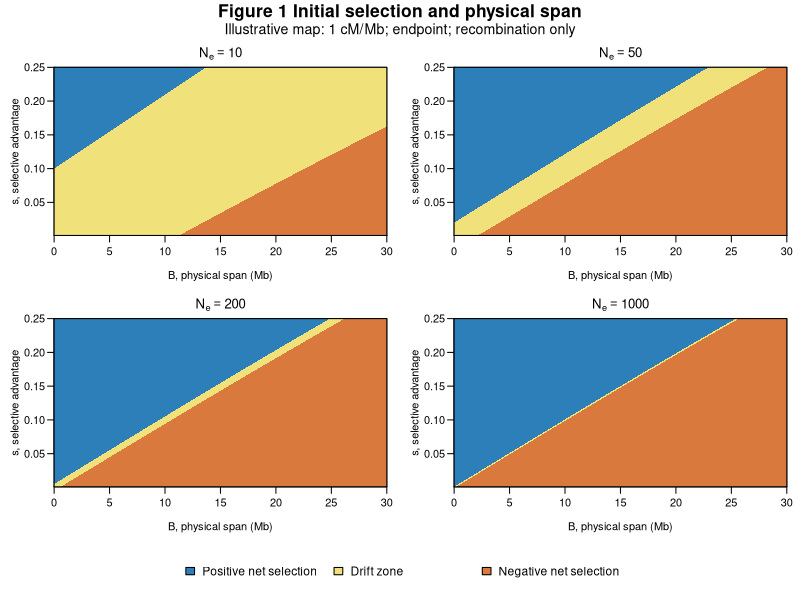
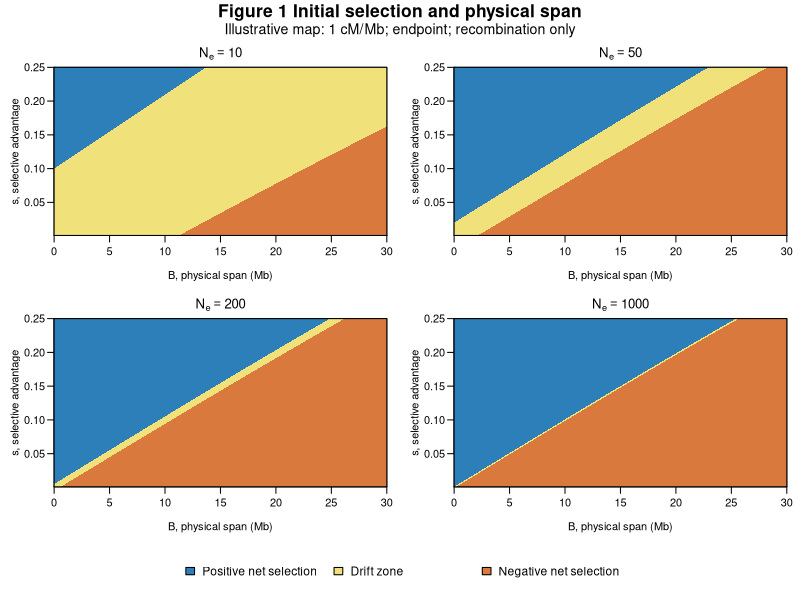
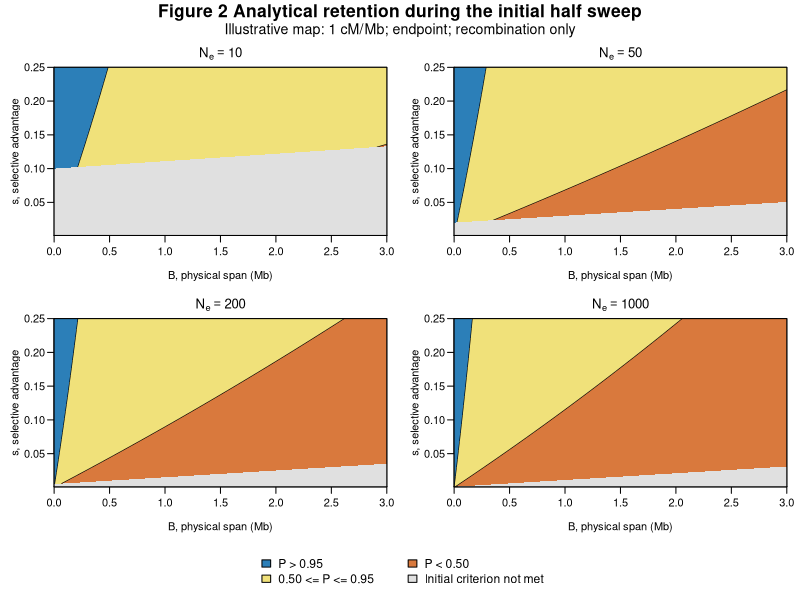
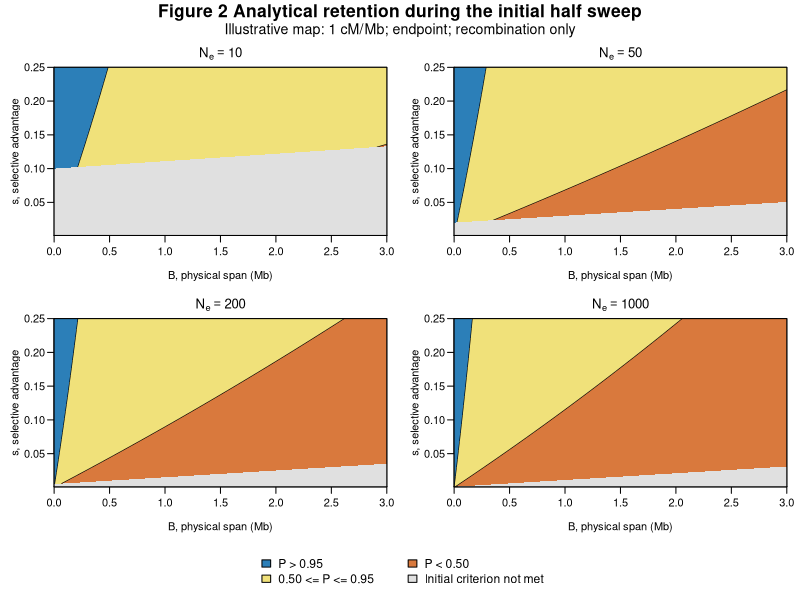
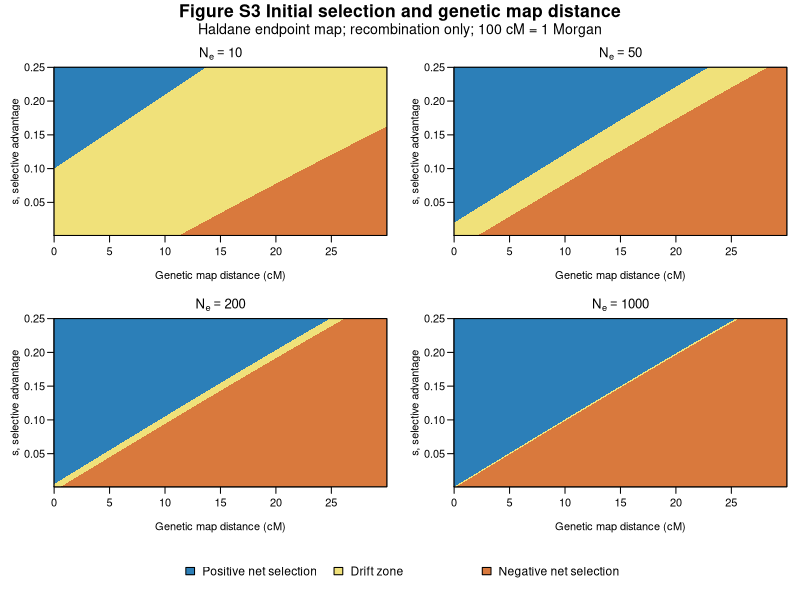
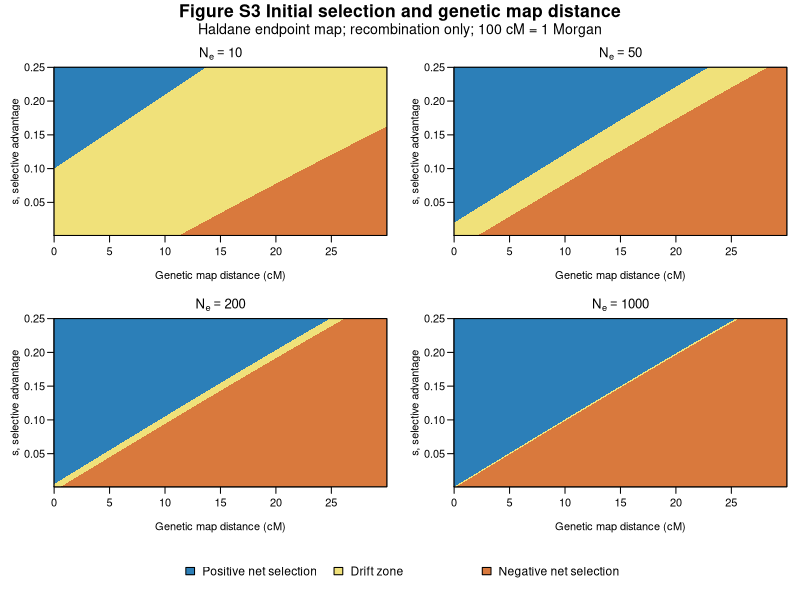
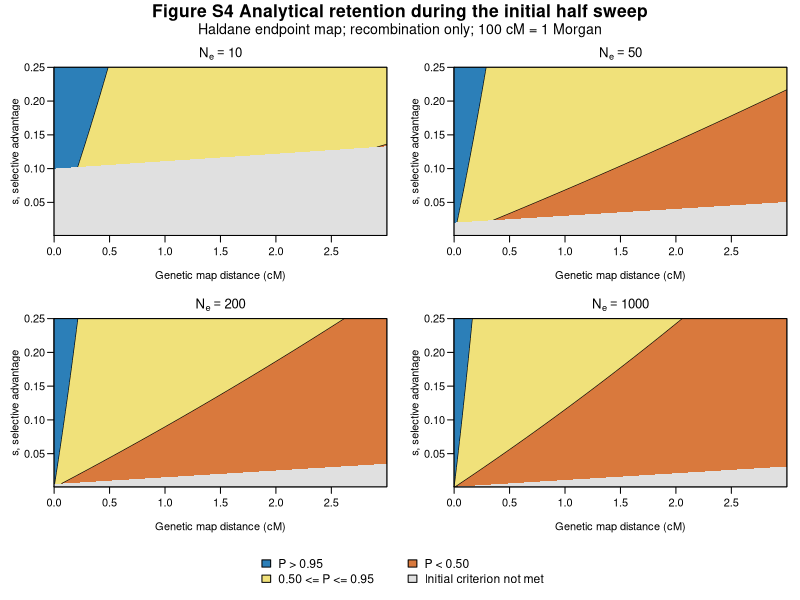
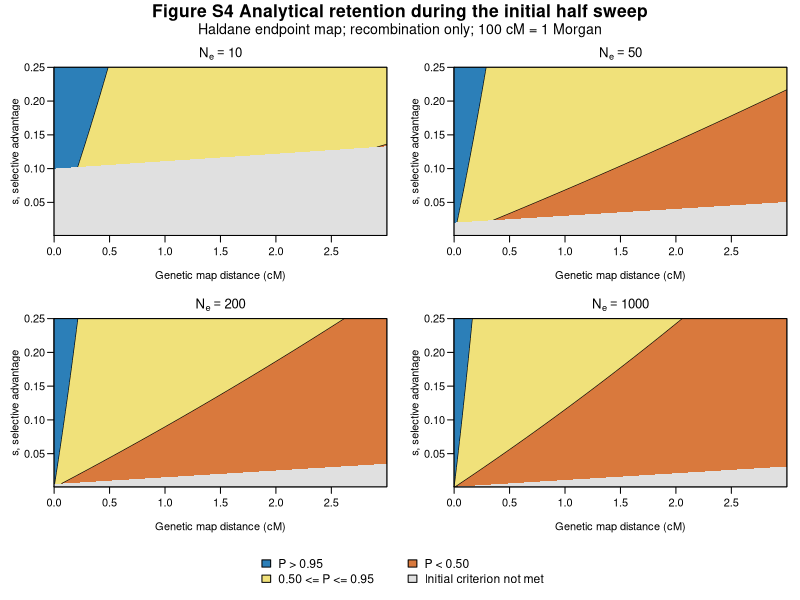

Recreate these plots in R, in order.
# Analytical figures for genes8PT. Base R only; no stochastic simulations.
# Rscript genes8PT_analytical_figures.R [output_directory]
# Figures S3/S4 reproduce the main figures in centimorgans (cM).
# Main text: recombination only. Mutation appears only in Figures S1/S2.
# Frequency-dependent persistence uses a continuous two-class model in which
# breakup slows allele spread. It is not a general multilocus simulation.
args <- commandArgs(trailingOnly=TRUE)
out_dir <- if(length(args)) args[1] else "genes8PT_analytical_figures"
dir.create(out_dir,recursive=TRUE,showWarnings=FALSE)
Ne_values <- c(10,50,200,1000)
s_min <- 0.001
s_max <- 0.25
n_curve <- 2000L
rho <- 1e-8 # Morgan/base pair: illustrative 1 cM/Mb, not a universal map
break_mode <- "endpoint" # alternatively "any_crossover"
main1_max_bp <- 30e6
main2_max_bp <- 3e6
mu <- 1.2e-8 # disruptive mutation probability per required base/generation
make_supplementary <- TRUE
stopifnot(rho>0,mu>=0,mu<1,all(Ne_values>1),s_min>0,s_max>s_min,
          break_mode %in% c("endpoint","any_crossover"))

# B is inclusive physical span; B-1 is the separation between endpoints.
map_length <- function(B,rho_value=rho) rho_value*(B-1)
recombination_loss <- function(B) {
  stopifnot(all(B>=1))
  L <- map_length(B)
  if(break_mode=="endpoint") -expm1(-2*L)/2 else -expm1(-L)
}
inverse_recombination <- function(c) {
  limit <- if(break_mode=="endpoint") 0.5 else 1
  answer <- rep(Inf,length(c))
  answer[c<=0] <- 1
  valid <- c>0 & c<limit
  L <- if(break_mode=="endpoint") -log1p(-2*c[valid])/2 else -log1p(-c[valid])
  answer[valid] <- 1+L/rho
  answer
}
mutation_loss <- function(B) -expm1(B*log1p(-mu))
total_loss <- function(B,mutation=FALSE) {
  c <- recombination_loss(B)
  if(mutation) 1-(1-c)*(1-mutation_loss(B)) else c
}
effective_selection <- function(s,B,mutation=FALSE) (1+s)*(1-total_loss(B,mutation))-1
half_sweep <- function(s,Ne,B,mutation=FALSE) {
  lc <- -log1p(-recombination_loss(B))
  lu <- if(mutation) -B*log1p(-mu) else rep(0,length(B))
  b <- log1p(s)-lc
  a <- b-lu
  x0 <- 1/(2*Ne)
  valid <- a>0 & b>0 & a-b/2>0
  T <- A <- rep(Inf,length(B))
  T[valid] <- (log((0.5/x0)*((a[valid]-b[valid]*x0)/(a[valid]-b[valid]/2))))/a[valid]
  A[valid] <- (log(Ne)+lu[valid]*T[valid])/b[valid]
  list(T=T,A=A,reachable=valid)
}
log_retention <- function(s,Ne,B,mutation=FALSE) {
  times <- half_sweep(s,Ne,B,mutation)
  result <- rep(-Inf,length(B))
  valid <- times$reachable
  result[valid] <- log1p(-recombination_loss(B[valid]))*times$A[valid]
  if(mutation) result[valid] <- result[valid]+B[valid]*log1p(-mu)*times$T[valid]
  result
}

# Recombination-only boundaries are explicit inverse formulas.
selection_bound <- function(s,Ne,mutation=FALSE,max_bp=main1_max_bp) {
  cm <- (s-1/Ne)/(1+s)
  if(!mutation) return(ifelse(cm>0,inverse_recombination(cm),0))
  vapply(s,function(si) {
    if(effective_selection(si,1,TRUE)<=1/Ne) return(0)
    f <- function(B) effective_selection(si,B,TRUE)-1/Ne
    if(f(max_bp)>=0) return(max_bp)
    uniroot(f,c(1,max_bp),tol=1e-5)$root
  },numeric(1))
}
retention_bound <- function(s,Ne,p,mutation=FALSE,max_bp=main2_max_bp) {
  if(!mutation) {
    K <- -log(p)/log(Ne)
    return(inverse_recombination(-expm1(-log1p(s)*K/(1+K))))
  }
  vapply(s,function(si) {
    f <- function(B) {
      lp <- log_retention(si,Ne,B,TRUE)
      if(is.finite(lp)) lp-log(p) else -1e6
    }
    if(f(1)<0) return(0)
    if(f(max_bp)>=0) return(max_bp)
    uniroot(f,c(1,max_bp),tol=1e-5)$root
  },numeric(1))
}
# For a mutation extension, these scalar roots locate boundaries of explicit
# analytical functions; they do not simulate allele trajectories.

axis_value <- function(B,unit) if(unit=="cM") 100*map_length(pmax(1,B)) else B/1e6

left_region <- function(bound,s,max_bp,col,unit) {
  polygon(c(0,axis_value(pmax(0,pmin(max_bp,bound)),unit),0),
          c(s_min,s,s_max),col=col,border=NA)
}
right_region <- function(bound,s,max_bp,col,unit) {
  polygon(axis_value(c(max_bp,pmax(0,pmin(max_bp,bound)),max_bp),unit),
          c(s_min,s,s_max),col=col,border=NA)
}
draw <- function(number,mutation=FALSE,unit="Mb") {
  s <- seq(s_min,s_max,length.out=n_curve)
  max_bp <- if(number==1) main1_max_bp else main2_max_bp
  cols <- c("#2C7FB8","#F0E17A","#D9793D","#E0E0E0")
  layout(matrix(c(1,2,3,4,5,5),nrow=3,byrow=TRUE),heights=c(1,1,0.23))
  par(mar=c(4.2,4.1,2.1,1.0),oma=c(0,0,3,0),
      mgp=c(2.5,0.7,0),las=1,family="sans")
  for(Ne in Ne_values) {
    plot(NA,xlim=c(0,axis_value(max_bp,unit)),ylim=c(s_min,s_max),xaxs="i",yaxs="i",
         xlab=if(unit=="cM") "Genetic map distance (cM)" else "B, physical span (Mb)",ylab="s, selective advantage",
         main=bquote(N[e]==.(Ne)))
    rect(0,s_min,axis_value(max_bp,unit),s_max,col=cols[3],border=NA)
    if(number==1) {
      # At a fixed s, the lower negative boundary has larger admissible B.
      if(!mutation) {
        negative <- inverse_recombination((s+1/Ne)/(1+s))
      } else {
        negative <- vapply(s,function(si) {
          f <- function(B) effective_selection(si,B,TRUE)+1/Ne
          if(f(max_bp)>=0) return(max_bp)
          uniroot(f,c(1,max_bp),tol=1e-5)$root
        },numeric(1))
      }
      positive <- selection_bound(s,Ne,mutation,max_bp)
      left_region(negative,s,max_bp,cols[2],unit)
      left_region(positive,s,max_bp,cols[1],unit)
    } else {
      b50 <- retention_bound(s,Ne,0.50,mutation,max_bp)
      b95 <- retention_bound(s,Ne,0.95,mutation,max_bp)
      left_region(b50,s,max_bp,cols[2],unit)
      left_region(b95,s,max_bp,cols[1],unit)
      selectable <- selection_bound(s,Ne,mutation,max_bp)
      if(mutation) {
        reachable <- vapply(s,function(si) {
          f <- function(B) log1p(si)+log1p(-recombination_loss(B))+2*B*log1p(-mu)
          if(f(1)<=0) return(0)
          if(f(max_bp)>=0) return(max_bp)
          uniroot(f,c(1,max_bp),tol=1e-5)$root
        },numeric(1))
        selectable <- pmin(selectable,reachable)
      }
      # The 95% and 50% boundaries are smooth analytical curves, same style.
      for(bound in list(b50,b95)) {
        visible <- bound>=1 & bound<=max_bp & bound<selectable
        segments <- rle(visible)
        end <- cumsum(segments$lengths)
        start <- end-segments$lengths+1
        for(i in which(segments$values)) {
          j <- start[i]:end[i]
          lines(axis_value(bound[j],unit),s[j],lwd=0.6)
        }
      }
      right_region(selectable,s,max_bp,cols[4],unit)
    }
    box()
  }
  name <- if(unit=="cM") paste0("Figure S",number+2) else
    paste0("Figure ",if(mutation) "S" else "",number)
  title <- if(number==1) if(unit=="cM") "Initial selection and genetic map distance" else "Initial selection and physical span" else
    "Analytical retention during the initial half sweep"
  mtext(paste(name,title),outer=TRUE,side=3,line=1.5,font=2,cex=1.05)
  calibration <- paste0("Illustrative map: ",format(rho*1e8)," cM/Mb; ",break_mode,
                        if(mutation) "; mutation extension" else "; recombination only")
  if(unit=="cM") calibration <- "Haldane endpoint map; recombination only; 100 cM = 1 Morgan"
  mtext(calibration,outer=TRUE,side=3,line=0.2,cex=0.85)
  par(mar=c(0,0,0,0))
  plot.new()
  labels <- if(number==1) c("Positive net selection","Drift zone","Negative net selection") else
    c("P > 0.95","0.50 <= P <= 0.95","P < 0.50",
      if(mutation) "Initial criterion / half sweep not met" else "Initial criterion not met")
  legend("center",legend=labels,fill=cols[seq_along(labels)],ncol=if(number==1) 3 else 2,bty="n",cex=1.1,x.intersp=0.7,y.intersp=1.05)
}
save_fig <- function(number,mutation=FALSE,unit="Mb") {
  stem <- file.path(out_dir,paste0(if(unit=="cM") paste0("FigureS",number+2) else
    paste0("Figure",if(mutation) "S" else "",number),"_analytical"))
  pdf(paste0(stem,".pdf"),width=9,height=7,useDingbats=FALSE)
  tryCatch(draw(number,mutation,unit),finally=dev.off())
  png(paste0(stem,".png"),width=2700,height=2100,res=300)
  tryCatch(draw(number,mutation,unit),finally=dev.off())
}

# Verify closed-form thresholds against independent defining expressions.
for(Ne in Ne_values) {
  s <- c(0.11,0.17,0.25)
  B <- selection_bound(s,Ne)
  stopifnot(max(abs(effective_selection(s,B)-1/Ne))<1e-12)
  for(p in c(0.50,0.95)) {
    B <- retention_bound(s,Ne,p)
    stopifnot(max(abs(exp(log_retention(s,Ne,B))-p))<1e-12)
  }
  # An independent quadrature verifies the analytical frequency exposure.
  si <- 0.17
  x0 <- 1/(2*Ne)
  Btest <- 125001
  gamma <- log1p(si)+log1p(-recombination_loss(Btest))
  times <- half_sweep(si,Ne,Btest)
  numerical <- integrate(function(t) 1-plogis(qlogis(x0)+gamma*t),0,times$T)$value
  stopifnot(abs(numerical-times$A)<1e-8)
}
human <- expand.grid(s=c(0.001,0.01,0.05),Ne=c(1000,10000,100000))
human$initial_bound_bp <- mapply(function(s,Ne) selection_bound(s,Ne),human$s,human$Ne)
human$B95_bp <- mapply(function(s,Ne) retention_bound(s,Ne,0.95),human$s,human$Ne)
human$B50_bp <- mapply(function(s,Ne) retention_bound(s,Ne,0.50),human$s,human$Ne)
save_fig(1)
save_fig(2)
save_fig(1,unit="cM")
save_fig(2,unit="cM")
if(make_supplementary) {
  save_fig(1,TRUE)
  save_fig(2,TRUE)
}
write.csv(human,file.path(out_dir,"human_recombination_only_bounds.csv"),row.names=FALSE)
capture.output(sessionInfo(),file=file.path(out_dir,"R_session_info.txt"))
cat("Analytical figures created in",normalizePath(out_dir),"\n")
